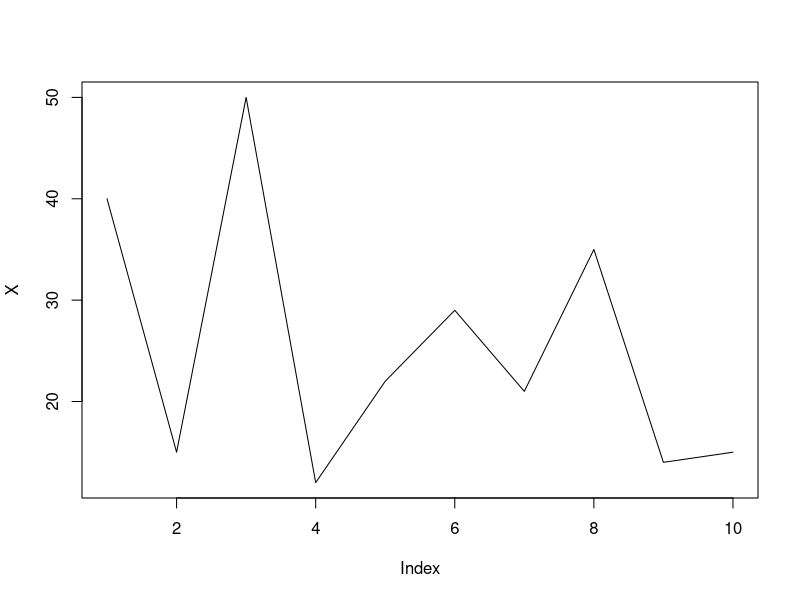
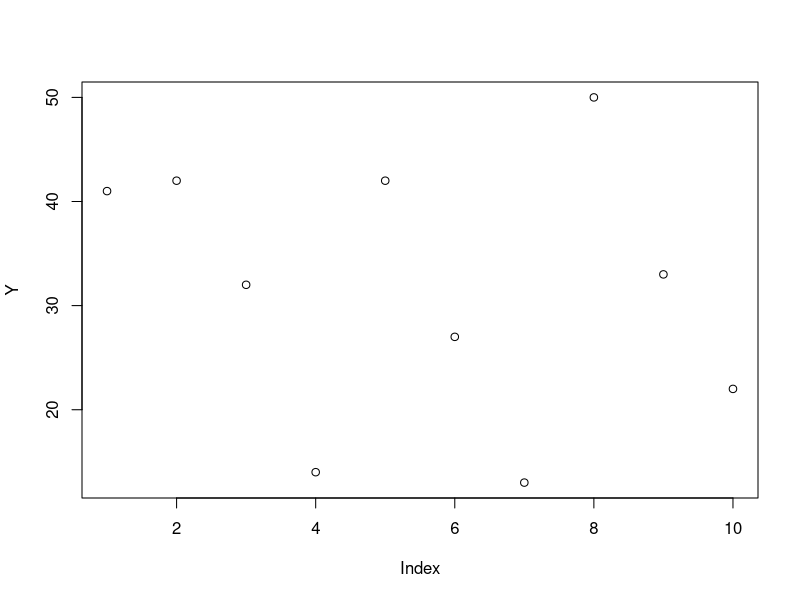

R code for these plots, in order:
## ---- chunk 1
knitr::opts_chunk$set(echo = FALSE)
## ---- chunk 2
X = c(40, 15, 50, 12, 22, 29, 21, 35, 14, 15)
plot(X ,type = "l")
## ---- chunk 3
Y = c(41, 42, 32, 14, 42, 27, 13, 50, 33, 22)
plot(Y ,type = "p")
